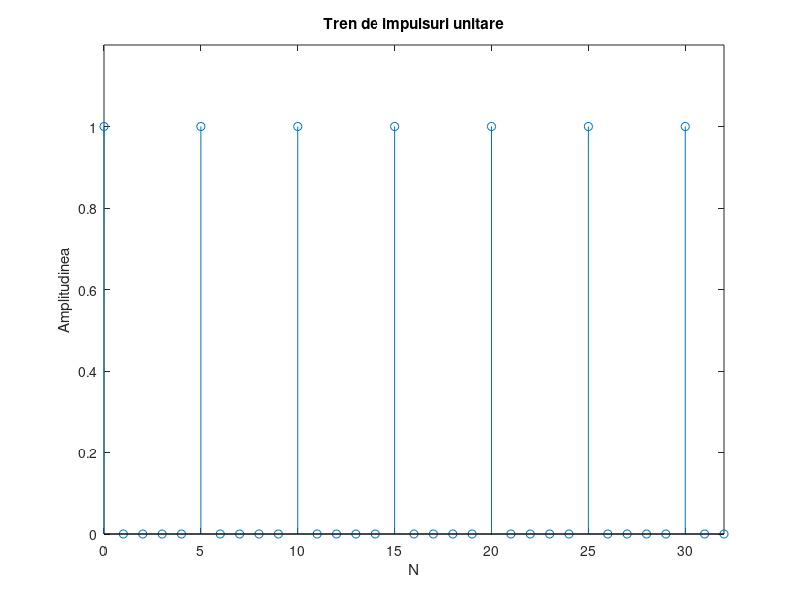

Source code (MATLAB):
P=5; M=19;
d=[1;zeros(P-1,1)];
y=d*ones(1,M);
tren=y(:);
n=0:M*P-1;
stem(n,tren);
xlabel('N');
ylabel('Amplitudinea');
title('Tren de impulsuri unitare');
axis([0 32 0 1.2]);